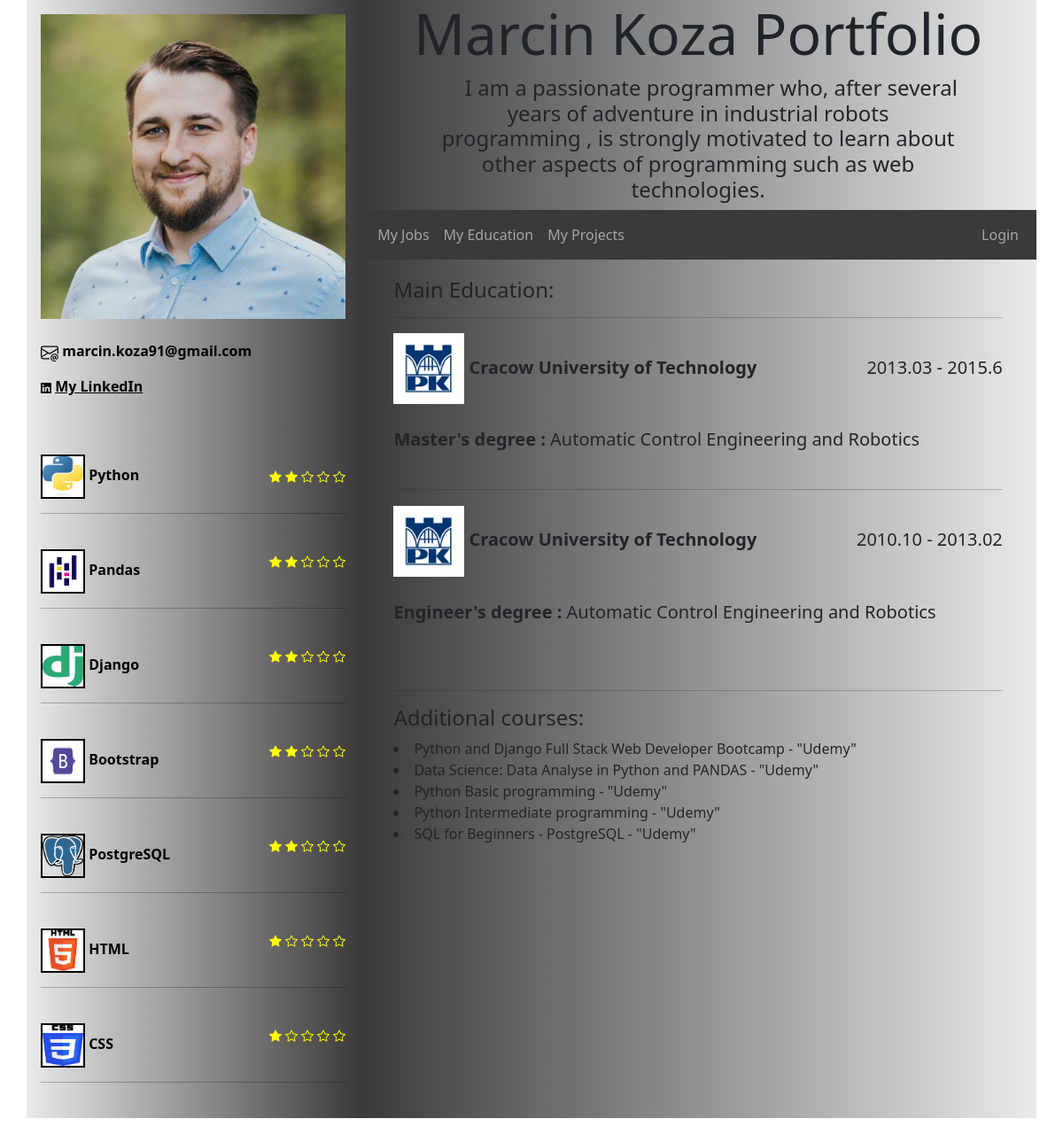
The app's page /education/ with its own data.
### Skills/models.py (models this page shows, shortened)
class MySkill(models.Model):
    name = models.CharField(max_length=64)
    skill_levels = (
        ('1', 'Beginner'),
        ('2', 'Advanced'),
        ('3', 'Competent'),
        ('4', 'Proficient'),
        ('5', 'Expert'),
    )
    level = models.CharField(max_length=1, choices=skill_levels)
    techlogo = models.ImageField(upload_to=settings.MEDIA_ROOT, null=True, blank=True)

### Education/models.py (models this page shows, shortened)
class MyEdu(models.Model):
    level = models.CharField(max_length=64)
    univeristyname = models.CharField(max_length=128)
    univeristytopic = models.CharField(max_length=128,null=True,blank=True)
    period = models.CharField(max_length=64)
    univeristysign=models.ImageField(upload_to=settings.MEDIA_ROOT,null=True,blank=True)

class MyCou(models.Model):
    topic = models.CharField(max_length=128)
    time = models.CharField(max_length=64)

### Education/views.py (the view)
# urls.py: path('', Edu_response,name="main_edcuation"),
def Edu_response(request):
    all_edu = MyEdu.objects.all().order_by('-period')
    all_cou = MyCou.objects.all()
    all_skills = MySkill.objects.all().order_by('-level')
    return render(request,"Edcuation.html",{"education":all_edu,"courses":all_cou,"skills":all_skills})

### templates/Edcuation.html (shortened to what this page needs)
{% extends 'Base.html' %}
{% block content %}
            <div style="margin-left: 5%;margin-right: 5%; margin-top: 20px; min-height:100%">
                <h4>Main Education:</h4>
                {% for school in education %}   <hr>
                            <h5 style="line-height: 4em;"><img src="/media/{{ school.univeristysign }}"
                                                           style="height: 80px; width: 80px; ">
                            <b>{{ school.univeristyname }}</b><span style="float: right;">{{ school.period }}</span><br>
                            <b>{{ school.level }} :</b>
                            </b>{{ school.univeristytopic }}<br></h5>
                {% endfor %}
                <br><hr>
                <h4>Additional courses:</h4>
                {% for cours in courses %}
                    <li>{{ cours.topic }}
                        </li>
                {% endfor %}
            </div>
    <br><br>
{% endblock %}

### templates/Base.html (shortened to what this page needs)
{% load static %}
<!DOCTYPE html>
<html lang="en">
<head>
    <link href="https://cdn.jsdelivr.net/npm/bootstrap@5.2.3/dist/css/bootstrap.min.css" rel="stylesheet"
>
    <link rel="stylesheet" type="text/css" href=" {% static 'mycss.css' %} ">
</head>
<body>
<div class="container">
    <div class="row">
        <div class="col-sm-4">
            <div class="p-3 mb-2 text-black">
                <img class="center" src="/media/media/1634152009825.jfif" style="max-height: 100%; max-width: 100%;">
                <br></br>
                <div id="textbox">
                    <p>
                        <span>
                            <b style="max-width: 80%;">marcin.koza91@gmail.com</b>
                    </span>
                    </p>
                    <p>
                        <span><b>
                        <a href="https://www.linkedin.com/in/marcin-koza-435429160/"
                           style="color: black">My LinkedIn</a></b></span>
                    </p>
                    <p style="line-height: 3em;">
                        {% for skill in skills %}
                            <br>
                            <img src="/media/{{ skill.techlogo }}"
                                 style="height: 50px; width: 50px; border: 0.2vw solid black; ">
                            <b style="font-size: 1em;" >{{ skill.name }}</b>
                            <span style="float: right;">
                            </span>
                            <hr>
                        {% endfor %}
                    </p>
                </div>
            </div>
        </div>
        <div class="col-sm-8">
        <div class="container-fluid">
            <h1 class="bigtitle">Marcin Koza Portfolio</h1>
            <h5 style="text-indent: 5%; row-gap: 30px; width: 80% ; margin-left: auto; margin-right: auto;text-align: center;font-size: 1.5em;">
                I am a passionate programmer who, after several years of adventure in industrial robots programming
                , is strongly motivated to learn about other aspects of programming such as web technologies.</h5>
        </div>
            <div class="navbarbackground">
                <nav class="navbar navbar-expand-md navbar-dark">
                    <div class="container-fluid">
                        <div class="navbar-collapse collapse w-100 order-1 order-md-0 dual-collapse2">
                            <ul class="navbar-nav me-auto">
                                <li class="nav-item active">
                                    <a class="nav-link" href={% url 'main_job' %}>My Jobs</a>
                                </li>
                                <li class="nav-item">
                                    <a class="nav-link" href={% url 'main_edcuation' %}>My Education</a>
                                </li>
                                <li class="nav-item">
                                    <a class="nav-link" href="#">My Projects</a>
                                </li>
                            </ul>
                        </div>
                        <div class="navbar-collapse collapse w-100 order-3 dual-collapse2">
                            <ul class="navbar-nav ms-auto">
                                {% if user.is_authenticated %}
                                    <li class="nav-item">
                                        <a class="nav-link">Witaj {{ user.username }}</a>
                                    </li>
                                    <li>
                                        <a class="nav-link" href="{% url 'logout' %}">Logout</a>
                                    </li>
                                {% else %}
                                    <li class="nav-item">
                                        <a class="nav-link" href="{% url 'login' %}">Login</a>
                                    </li>
                                {% endif %}
                            </ul>
                        </div>
                    </div>
                </nav>
            </div>
        <div class="scrool">
            {% block content %}
            {% endblock %}
        </div>
        </div>
    </div>
</div>
</body>
</html>

### my_static/mycss.css (style rules this page uses)
.col-sm-4 { background-image: linear-gradient(to left, rgba(59, 57, 57, 1), rgba(94, 93, 93, 0.13)); width: 33%; min-height:1000px; padding-left: 0; padding-right: 0; margin-left: auto; margin-right: auto; bl }
.col-sm-8 { background-image: linear-gradient(to right, rgba(59, 57, 57, 1), rgba(94, 93, 93, 0.13)); padding-left: 0; padding-right: 0; min-height:1000px; width: 67%; }
.center { margin-left: auto; margin-right: auto; width: 119%; }
.bigtitle { font-size: 4em; text-align: center; height: 40%; position: relative; top: 40%; width: 100%; }
.navbarbackground { background-color: rgb(59, 57, 57); }
body { position: absolute; left: auto; right: auto; min-height:100%; width:100%; height: 65%; }
.scrool { position: relative ; height: 100%; }
html { min-height:80%; max-height:90%; position:relative; }
#textbox { font-size:1em; width: 100%; }

### records on screen
MySkill: techlogo (picture), name "Python", level "2" (drawn)
MySkill: techlogo (picture), name "Pandas", level "2" (drawn)
MySkill: techlogo (picture), name "Django", level "2" (drawn)
MySkill: techlogo (picture), name "Bootstrap", level "2" (drawn)
MySkill: techlogo (picture), name "PostgreSQL", level "2" (drawn)
MySkill: techlogo (picture), name "HTML", level "1" (drawn)
MySkill: techlogo (picture), name "CSS", level "1" (drawn)
MyEdu: univeristysign (picture), univeristyname "Cracow University of Technology", period "2013.03 - 2015.6", level "Master's degree", univeristytopic "Automatic Control Engineering and Robotics"
MyEdu: univeristysign (picture), univeristyname "Cracow University of Technology", period "2010.10 - 2013.02", level "Engineer's degree", univeristytopic "Automatic Control Engineering and Robotics"
MyCou: topic "Python and Django Full Stack Web Developer Bootcamp - \"Udemy\""
MyCou: topic "Data Science: Data Analyse in Python and PANDAS - \"Udemy\""
MyCou: topic "Python Basic programming - \"Udemy\""
MyCou: topic "Python Intermediate programming - \"Udemy\""
MyCou: topic "SQL for Beginners - PostgreSQL - \"Udemy\""
